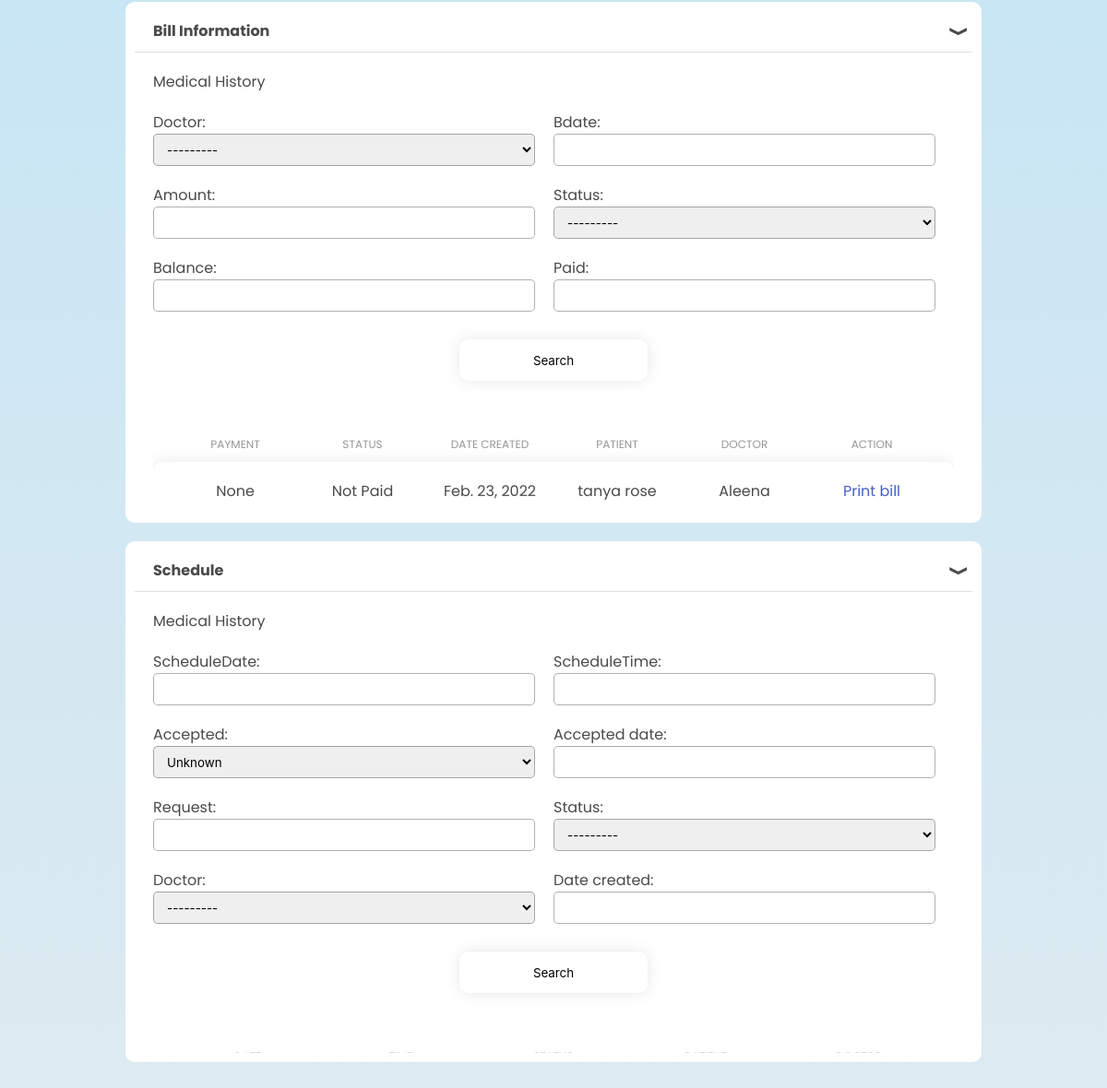
Page /doctors/pat/7/ (signed in, lower part) on the earlier database version.
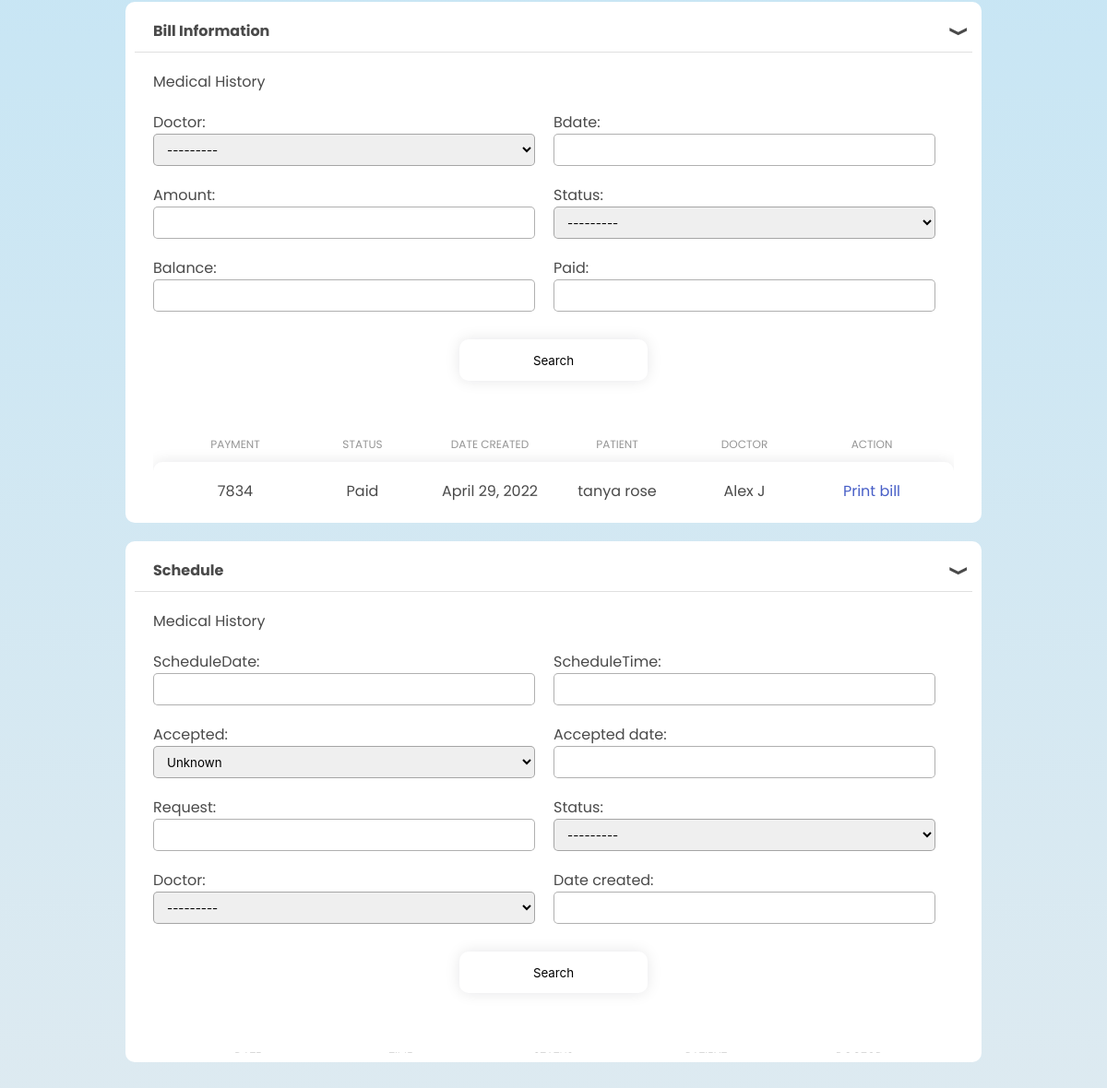
Same page on the later database version.
### clinic/models.py (models this page shows)
class BillInfo(models.Model):
    STATUS=(('Paid','Paid'),('Not Paid','Not Paid'))
    patient =  models.ForeignKey('patients.Patient', null=True, on_delete= models.CASCADE)
    doctor = models.ForeignKey('doctors.Doctors', null=True, on_delete=models.CASCADE)
    bdate=models.DateField()
    amount=models.PositiveIntegerField(max_length=200,null=True)
    status=models.CharField(null=True, max_length=10, choices=STATUS)
    balance=models.PositiveIntegerField(max_length=200,null=True)
    paid = models.PositiveIntegerField(max_length=200,null=True)

### patients/models.py (models this page shows, shortened)
class Patient(models.Model):
    user = models.OneToOneField(User, on_delete= models.CASCADE, primary_key= True)
    pname=models.CharField(max_length=200, null=True)
    age=models.CharField(max_length=4, null=True)
    gender= models.CharField(max_length=6, null=True)
    email=models.CharField(max_length=200, null=True)
    address= models.CharField(max_length=500, null=True)
    phone_regex = RegexValidator( regex = r'^\+?1?\d{9,10}$', message ="Phone number must be entered in the format +919999999999. Up to 10 digits allowed.")
    phone = models.CharField('Phone',validators =[phone_regex], max_length=10, unique = True,null=True)
    date_created= models.DateTimeField(auto_now_add=True, null=True)

### doctors/models.py (models this page shows)
class Doctors(models.Model):
    ROLE = (
			('Doctor', 'Doctor'),
			('Staff', 'Staff'),
			)
    user = models.OneToOneField(User, on_delete= models.CASCADE, primary_key= True)
    dname = models.CharField(max_length=200, null=True)
    phone = models.CharField(max_length=200, null=True)
    email = models.CharField(max_length=200, null=True)
    date_created = models.DateTimeField(auto_now_add=True, null=True)
    gender= models.CharField(max_length=200, null=True)
    role = models.CharField(max_length=200, null=True,choices=ROLE)
    specialisation = models.CharField(max_length=200, null=True)
    address= models.CharField(max_length=200, null=True)
    def __str__(self):
	    return self.dname

### doctors/views.py (the view)
# urls.py: path('pat/<str:pk_t>/', views.patientinfo,name="pat"),
@login_required
def patientinfo(request,pk_t):
    p = Patient.objects.get(user_id=pk_t)
    mh = p.prescription_set.all()
    medihis = p.medicalhistory_set.all()
    bi = p.billinfo_set.all()
    sch = p.schedule_set.all()
    bfilter = BillFilter(request.GET,queryset=bi)
    bi = bfilter.qs
    medfilter = MedhisFilter(request.GET,queryset=medihis)
    medihis = medfilter.qs
    schfilter=SchFilter(request.GET,queryset=sch)
    sch = schfilter.qs
    prescfilter=PrescriptionFilter(request.GET,queryset=mh)
    mh=prescfilter.qs
    context= {'p':p,'mh':mh,'medihis':medihis,'bi':bi,'sch':sch,'bfilter':bfilter,'medfilter':medfilter,'schfilter':schfilter,'prescfilter':prescfilter}
    return render(request, 'doctors/patient_info.html',context)

### doctors/templates/doctors/patient_info.html (shortened to what this page needs)
{% extends 'doctors/navbar.html' %} {% load static %} {% block head %}
<link
  rel="stylesheet"
  type="text/css"
  href="{% static 'css/patient_info.css' %}"
/>
<link
  rel="stylesheet"
  type="text/css"
  href="{% static 'css/components.css' %}"
/>
<link
  rel="stylesheet"
  type="text/css"
  href="{% static 'css/patient_list.css' %}"
/>
{% endblock %} {% block content %}
<div class="patInfoContainer">
  <div class="patInfoItem adcTab adcTab" id="billinfo">
    <div class="adcTabTitle" onclick="toggleTab('billinfo')">
      <h1>Bill Information</h1>
      <div class="adcTabClose">&#x276C;</div>
    </div>
    <div class="adcTabContents">
      <div class="infoCard">
        <h4>Medical History</h4>
        <form class="infoFilter" action="" method="get">
          {% for field in bfilter.form %}
          <div class="infoFilterInput">
            {{ field.label_tag }} {{ field }} {{ field.errors }}
          </div>
          {% endfor %}
          <button type="Submit">Search</button>
        </form>
        <div class="adcTableContainer">
          <div class="adcTable">
            <div class="adcRow adcHead">
              <div class="adcCell">PAYMENT</div>
              <div class="adcCell">STATUS</div>
              <div class="adcCell">DATE CREATED</div>
              <div class="adcCell">PATIENT</div>
              <div class="adcCell">DOCTOR</div>
              <div class="adcCell">ACTION</div>
            </div>
            <div class="adcRowBody">
              {% for bi in bi %}
              <div class="adcRow">
                <div class="adcCell">{{bi.amount}}</div>
                <div class="adcCell">{{bi.status}}</div>
                <div class="adcCell">{{bi.bdate}}</div>
                <div class="adcCell">{{bi.patient.pname}}</div>
                <div class="adcCell">{{bi.doctor.dname}}</div>
                <div class="adcCell"><a href="{% url 'billpdf' bi.pk %}">Print bill</a></div>
              </div>
              {% endfor %}
            </div>
          </div>
        </div>
        <br /><br />
      </div>
    </div>
  </div>
  <div class="patInfoItem adcTab adcTab" id="schedule">
    <div class="adcTabTitle" onclick="toggleTab('schedule')">
      <h1>Schedule</h1>
      <div class="adcTabClose">&#x276C;</div>
    </div>
    <div class="adcTabContents">
      <div class="infoCard">
        <h4>Medical History</h4>
        <form class="infoFilter" action="" method="get">
          {% for field in schfilter.form %}
          <div class="infoFilterInput">
            {{ field.label_tag }} {{ field }} {{ field.errors }}
          </div>
          {% endfor %}
          <button type="Submit">Search</button>
        </form>
        <div class="adcTableContainer">
          <div class="adcTable">
            <div class="adcRow adcHead">
              <div class="adcCell">DATE</div>
              <div class="adcCell">TIME</div>
              <div class="adcCell">STATUS</div>
              <div class="adcCell">PATIENT</div>
              <div class="adcCell">DOCTOR</div>
            </div>
          </div>
        </div>
        <br /><br />
      </div>
    </div>
  </div>
</div>
{% endblock %}

Differences in the rows shown:
removed BillInfo: amount "None", status "Not Paid", bdate "Feb. 23, 2022", patient.pname "tanya rose", doctor.dname "Aleena"
added BillInfo: amount "7834", status "Paid", bdate "April 29, 2022", patient.pname "tanya rose", doctor.dname "Alex J"
